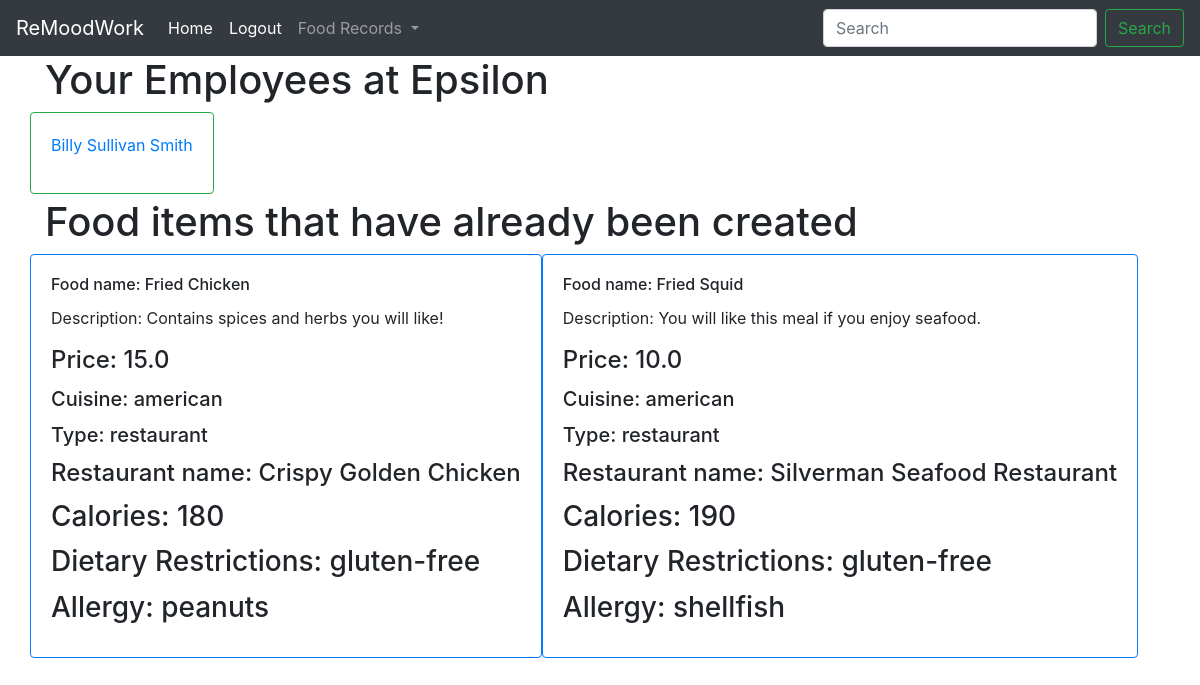
/ (signed in), run on the app's committed database.
### users/models.py (models this page shows, shortened)
class User(AbstractUser):
    CLASSIFICATION_CHOICE = (
        ("EMPLOYEE", 'Employee'),
        ("EMPLOYER", 'Employer')
    )
    full_name = models.CharField(max_length=205, verbose_name='full name')
    email = models.EmailField(max_length=205, verbose_name='email')
    company_name = models.CharField(max_length=205, verbose_name='company name')
    job_classification_choice = models.CharField(max_length=10, choices=CLASSIFICATION_CHOICE)

class Employee(models.Model):
    user = models.OneToOneField(User, on_delete=models.CASCADE)

### workrecords/models.py (models this page shows, shortened)
class FoodItem(models.Model):
    CUISINE_CHOICES = [
        ('italian', 'Italian'),
        ('american', 'American'),
        ('mexican', 'Mexican'),
        ('asian', 'Asian'),
    ]
    DIETARY_RESTRICTION_CHOICES = [
        ('gluten-free', 'Gluten-free'),
        ('vegetarian', 'Vegetarian')
    ]
    ALLERGY_CHOICES = [
        ('wheat', 'Wheat'),
        ('peanuts', 'Peanuts'),
        ('shellfish', 'Shellfish'),
        ('beef', 'Beef')
    ]
    TYPE_CHOICES = [
        ('restaurant', 'Restaurant'),
        ('recipe', 'Recipe'),
    ]
    food_name = models.CharField(max_length=100)
    description = models.TextField(blank=True, null=True)
    price = models.FloatField(null=True, blank=True)
    cuisine_type = models.CharField(max_length=30, choices=CUISINE_CHOICES)
    food_item_type = models.CharField(max_length=30, choices=TYPE_CHOICES)
    recipe_url = models.URLField(blank=True, null=True)
    restaurant_name = models.CharField(max_length=100, blank=True, null=True)
    calories = models.PositiveIntegerField()
    dietary_restrictions = models.CharField(max_length=100, choices=DIETARY_RESTRICTION_CHOICES)
    allergy = models.CharField(max_length=100, choices=ALLERGY_CHOICES)
    employer = models.ForeignKey(Employer, on_delete=models.SET_NULL, null=True, blank=True)

### workrecords/views.py (the view)
# urls.py: path('', views.home_view, name='remoodwork-home'),
def home_view(request):
    pulse_survey_records, employees_with_same_company_name, employer_exists, employee_exists = [None]*4
    company_name_title = ''
    food_item_lists = None
    employer = None
    if request.user.id:
        curr_user = User.objects.get(pk=request.user.id)
        employer_exists, employee_exists = Employer.objects.filter(user=curr_user)\
            , Employee.objects.filter(user=curr_user)
        if employee_exists.exists():
            employee = Employee.objects.get(user=curr_user)
            pulse_survey_records = PulseSurvey.objects.filter(employee=employee)
        if employer_exists.exists():
            employer = Employer.objects.get(user=curr_user)
            employees_with_same_company_name = Employee.objects.filter(
                user__job_classification_choice = 'EMPLOYEE',
                user__company_name = curr_user.company_name
            )
            company_name_title =  curr_user.company_name
            food_item_lists = FoodItem.objects.filter(employer=employer)
    context =  {
        'user_id': request.user.id,
        'employee_pulse_survey_records': pulse_survey_records,
        'employer_employee_list': employees_with_same_company_name,
        'company_name_title': company_name_title,
        'employer': employer,
        'food_items': food_item_lists
    }
    return render(request=request, template_name='workrecords/home_page.html', context=context)

### workrecords/templates/workrecords/home_page.html (shortened to what this page needs)
{% extends 'workrecords/base.html' %}
{% block content %}
{% if user.is_authenticated %}
<div class="container">
  {% if user.job_classification_choice == "EMPLOYER" %}
    <div class="row">
      <div class="col-12">
        <h1>Your Employees at {{ company_name_title }}</h1>
      </div>
      {% for employee in employer_employee_list %}
        {% if employee not in employer.employees.all %}
          <div class="card border-success mb-1" style="max-width: 30rem;">
            <div class="card-body text-success">
              <a href="{% url 'remoodwork-add-employee' request.user.pk employee.user.pk %}"><p> {{ employee.user.full_name }}</p></a>
            </div>
          </div>
        {% else %}
          <div class="card border-success mb-1" style="max-width: 30rem;">
            <div class="card-body text-success">
              <a href="{% url 'remoodwork-pulse-survey' employee.user.pk request.user.pk %}"><p> {{ employee.user.full_name }}</p></a>
            </div>
          </div>
        {% endif %}
      {% endfor %}
    </div>
    <div class="row">
        <div class="col-12">
            <h1>Food items that have already been created</h1>
        </div>
        {% for food_item in food_items %}
            <div class="card border-primary mb-1">
                <div class="card-body">
                    <h6 class="card-title">
                        Food name: {{ food_item.food_name }}</h6>
                    <p class="card-text">
                        Description: {{ food_item.description }}</p>
                    {% if food_item.price %}
                        <h4 class="card-title">
                            Price: {{ food_item.price }}</h4>
                    {% endif %}
                    <h5 class="card-title">
                        Cuisine: {{ food_item.cuisine_type }}</h5>
                    <h5 class="card-title">
                        Type: {{ food_item.food_item_type }}</h5>
                    {% if food_item.recipe_url %}
                        <h4 class="card-title">
                            Recipe Link: {{ food_item.recipe_url }}</h4>
                    {% elif food_item.restaurant_name %}
                        <h4 class="card-title">
                            Restaurant name: {{ food_item.restaurant_name }}</h4>
                    {% endif %}
                    <h3 class="card-title">Calories: {{ food_item.calories }}</h3>
                    <h3 class="card-title">
                        Dietary Restrictions: {{ food_item.dietary_restrictions }}
                    </h3>
                    <h3 class="card-title">
                        Allergy: {{ food_item.allergy }}
                    </h3>
                </div>
            </div>
        {% endfor %}
    </div>
  {% endif %}
</div>
{% endif %}
{% endblock content %}

### data on the page
User: company_name "Epsilon"
Employee: user.full_name "Billy Sullivan Smith"
FoodItem: food_name "Fried Chicken", description "Contains spices and herbs you will like!", price "15.0", cuisine_type "american", food_item_type "restaurant", restaurant_name "Crispy Golden Chicken", calories "180", dietary_restrictions "gluten-free", allergy "peanuts"
FoodItem: food_name "Fried Squid", description "You will like this meal if you enjoy seafood.", price "10.0", cuisine_type "american", food_item_type "restaurant", restaurant_name "Silverman Seafood Restaurant", calories "190", dietary_restrictions "gluten-free", allergy "shellfish"
